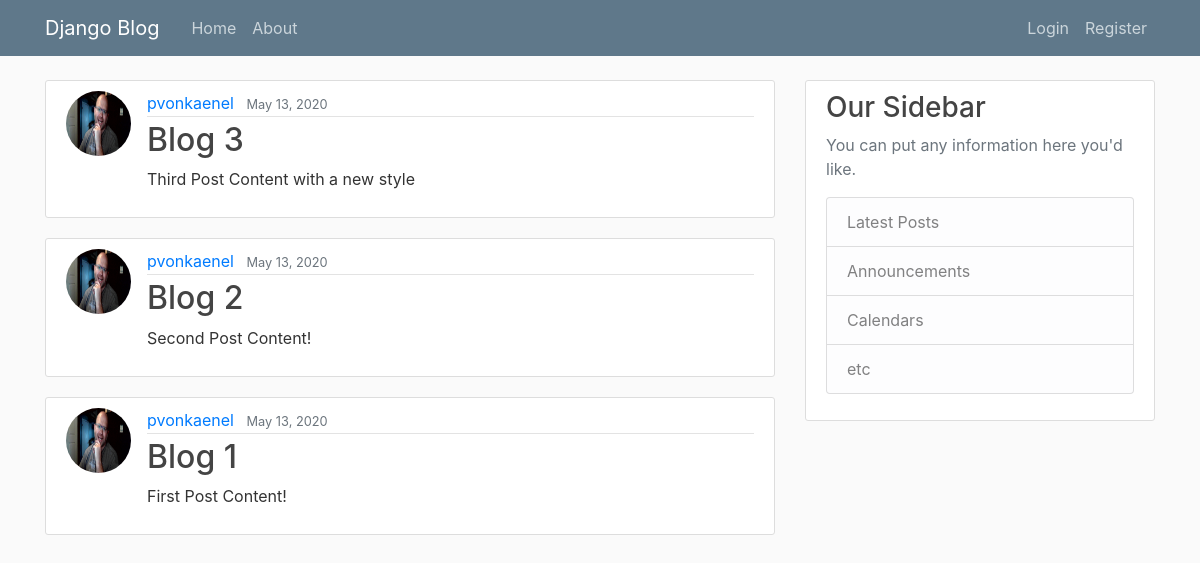
The app's page /, older data.
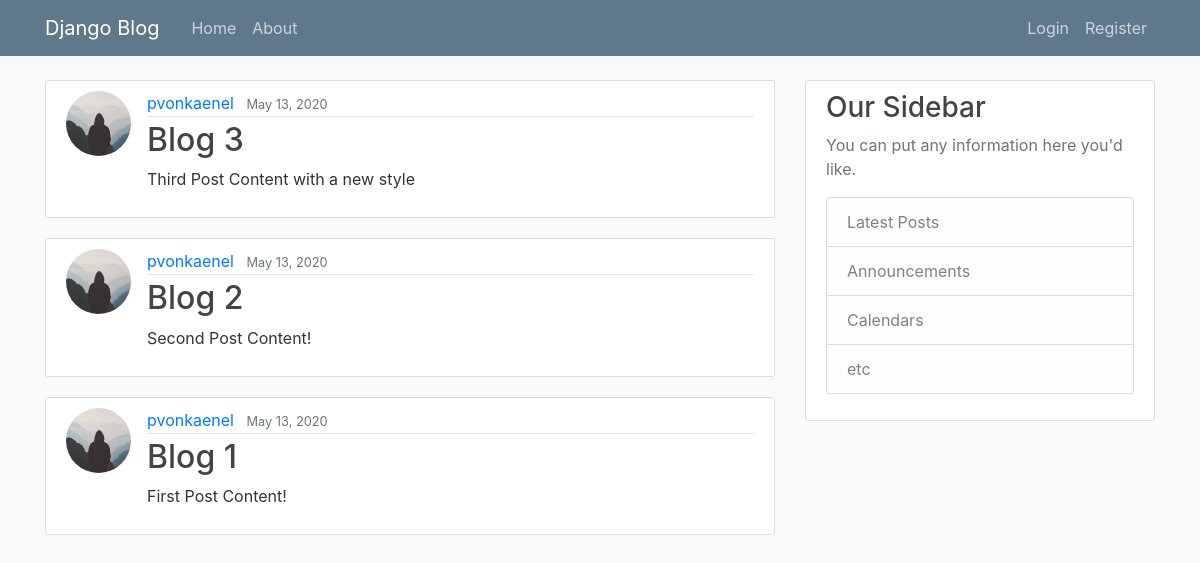
The same page, newer data.
### blog/models.py (models this page shows, shortened)
class Post(models.Model): #inheriting from models module
    title = models.CharField(max_length=100)
    content = models.TextField()
    date_posted = models.DateTimeField(default=timezone.now)
    author = models.ForeignKey(User, on_delete=models.CASCADE) # ForeignKey passes in the other table with the argument User as well in this case a command on_delete which states if the user is deleted = models.CASCADE whih means thier posts get deleted also.

### users/models.py (models this page shows, shortened)
class Profile(models.Model):
    user = models.OneToOneField(User, on_delete=models.CASCADE) # casscade here set the the on-delete so that if the user is deleted so will all in thier profile.
    image = models.ImageField(default='default.jpg', upload_to='profile_pics')

### blog/views.py (the view)
# urls.py: path('', PostListView.as_view(), name='blog-home'),  # this is the implimentation of the class based biew
class PostListView(ListView):
    model = Post #technically these are all that is needed to create the list View
    template_name = 'blog/home.html' #<app>/<model>_<viewtype>.html - here are are redirecting the template to this naming convention rather than creating a new template.  We could also here just rename the home template to follow the naming convention listed.
    context_object_name = 'posts' #this is tells home page to loop though the 'posts' since that is what they are called in the home page.
    ordering = ['-date_posted'] #re-orders the posts on the home page from most recent to show first. essentially last to first. if the it was ['date_posted'] without any - it would post them first to last in relation to when they were posted. i.e oldest first

### blog/templates/blog/home.html
{% extends "blog/base.html" %}
{% block content %}
    {% for post in posts %}
      <article class="media content-section">
        <img class="rounded-circle article-img" src="{{ post.author.profile.image.url }}">
        <div class="media-body">
          <div class="article-metadata">
            <a class="mr-2" href="#">{{ post.author }}</a>
            <small class="text-muted">{{ post.date_posted | date:"F d, Y" }}</small>
          </div>
          <h2><a class="article-title" href="{% url 'post-detail' post.id %}">{{ post.title }}</a></h2>
          <p class="article-content">{{ post.content }}</p>
        </div>
      </article>
    {% endfor %}
{% endblock content %}

Row changes from the older to the newer data that the page shows:
changed through a linked row, Post "Blog 3": author.profile.image: picture removed, a placeholder shows
changed through a linked row, Post "Blog 2": author.profile.image: picture removed, a placeholder shows
changed through a linked row, Post "Blog 1": author.profile.image: picture removed, a placeholder shows
